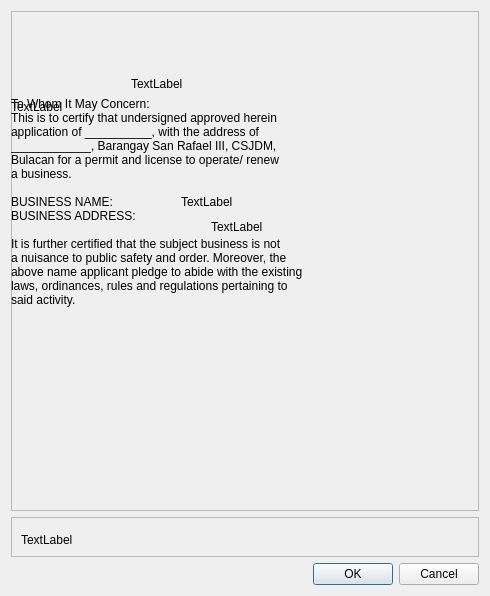
<?xml version="1.0" encoding="UTF-8"?>
<ui version="4.0">
 <class>dialog_permit</class>
 <widget class="QDialog" name="dialog_permit">
  <property name="geometry">
   <rect>
    <x>0</x>
    <y>0</y>
    <width>490</width>
    <height>596</height>
   </rect>
  </property>
  <property name="windowTitle">
   <string>Dialog</string>
  </property>
  <layout class="QVBoxLayout" name="verticalLayout">
   <item>
    <widget class="QFrame" name="frame">
     <property name="minimumSize">
      <size>
       <width>0</width>
       <height>500</height>
      </size>
     </property>
     <property name="frameShape">
      <enum>QFrame::StyledPanel</enum>
     </property>
     <property name="frameShadow">
      <enum>QFrame::Raised</enum>
     </property>
     <widget class="QLabel" name="label">
      <property name="geometry">
       <rect>
        <x>0</x>
        <y>10</y>
        <width>468</width>
        <height>361</height>
       </rect>
      </property>
      <property name="styleSheet">
       <string notr="true">font: 16pt &quot;Times New Roman&quot;;</string>
      </property>
      <property name="text">
       <string>To Whom It May Concern:
This is to certify that undersigned approved herein 
application of __________, with the address of 
____________, Barangay San Rafael III, CSJDM, 
Bulacan for a permit and license to operate/ renew 
a business.

BUSINESS NAME: 
BUSINESS ADDRESS: 

It is further certified that the subject business is not 
a nuisance to public safety and order. Moreover, the 
above name applicant pledge to abide with the existing 
laws, ordinances, rules and regulations pertaining to 
said activity.</string>
      </property>
     </widget>
     <widget class="QLabel" name="lbl_permitname">
      <property name="geometry">
       <rect>
        <x>120</x>
        <y>62</y>
        <width>101</width>
        <height>21</height>
       </rect>
      </property>
      <property name="styleSheet">
       <string notr="true">font: 75 12pt &quot;Times New Roman&quot;;</string>
      </property>
      <property name="text">
       <string>TextLabel</string>
      </property>
     </widget>
     <widget class="QLabel" name="lbl_permitadress">
      <property name="geometry">
       <rect>
        <x>0</x>
        <y>80</y>
        <width>131</width>
        <height>31</height>
       </rect>
      </property>
      <property name="styleSheet">
       <string notr="true">font: 75 12pt &quot;Times New Roman&quot;;</string>
      </property>
      <property name="text">
       <string>TextLabel</string>
      </property>
     </widget>
     <widget class="QLabel" name="lbl_businessname">
      <property name="geometry">
       <rect>
        <x>170</x>
        <y>170</y>
        <width>221</width>
        <height>41</height>
       </rect>
      </property>
      <property name="styleSheet">
       <string notr="true">font: 75 12pt &quot;Times New Roman&quot;;</string>
      </property>
      <property name="text">
       <string>TextLabel</string>
      </property>
     </widget>
     <widget class="QLabel" name="lbl_businessaddress">
      <property name="geometry">
       <rect>
        <x>200</x>
        <y>190</y>
        <width>221</width>
        <height>51</height>
       </rect>
      </property>
      <property name="styleSheet">
       <string notr="true">font: 75 12pt &quot;Times New Roman&quot;;</string>
      </property>
      <property name="text">
       <string>TextLabel</string>
      </property>
     </widget>
    </widget>
   </item>
   <item>
    <widget class="QFrame" name="frame_2">
     <property name="frameShape">
      <enum>QFrame::StyledPanel</enum>
     </property>
     <property name="frameShadow">
      <enum>QFrame::Raised</enum>
     </property>
     <layout class="QVBoxLayout" name="verticalLayout_2">
      <item alignment="Qt::AlignBottom">
       <widget class="QLabel" name="permit_price">
        <property name="styleSheet">
         <string notr="true">font: 16pt &quot;Times New Roman&quot;;</string>
        </property>
        <property name="text">
         <string>TextLabel</string>
        </property>
       </widget>
      </item>
     </layout>
    </widget>
   </item>
   <item>
    <widget class="QDialogButtonBox" name="buttonBox">
     <property name="orientation">
      <enum>Qt::Horizontal</enum>
     </property>
     <property name="standardButtons">
      <set>QDialogButtonBox::Cancel|QDialogButtonBox::Ok</set>
     </property>
    </widget>
   </item>
  </layout>
 </widget>
 <resources/>
 <connections>
  <connection>
   <sender>buttonBox</sender>
   <signal>accepted()</signal>
   <receiver>dialog_permit</receiver>
   <slot>accept()</slot>
   <hints>
    <hint type="sourcelabel">
     <x>248</x>
     <y>254</y>
    </hint>
    <hint type="destinationlabel">
     <x>157</x>
     <y>274</y>
    </hint>
   </hints>
  </connection>
  <connection>
   <sender>buttonBox</sender>
   <signal>rejected()</signal>
   <receiver>dialog_permit</receiver>
   <slot>reject()</slot>
   <hints>
    <hint type="sourcelabel">
     <x>316</x>
     <y>260</y>
    </hint>
    <hint type="destinationlabel">
     <x>286</x>
     <y>274</y>
    </hint>
   </hints>
  </connection>
 </connections>
</ui>
